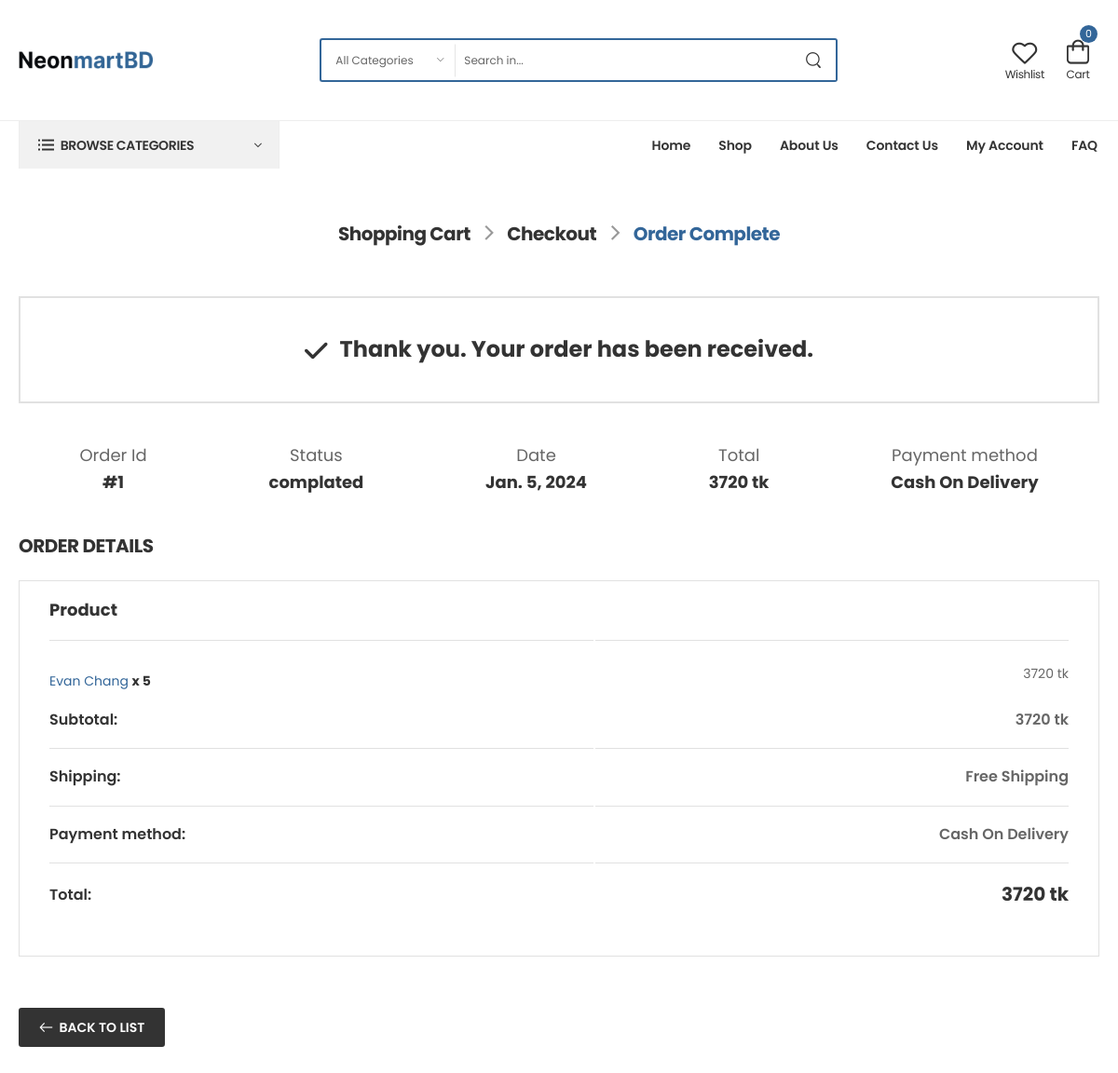
The page /order-page/1 (signed in) on the database its author committed.
### core/models.py (models this page shows, shortened)
class Order(models.Model):
    customer = models.ForeignKey(Customer, on_delete=models.CASCADE)
    user = models.ForeignKey(User, on_delete=models.CASCADE)
    date = models.DateField( auto_now=False, auto_now_add=True)
    status = models.CharField(max_length=100,default="panding")
    pymentSystem = models.CharField(max_length=100,default="Cash On Delivery")
    total_order = models.PositiveIntegerField(blank=True, null=True)
    ordernote = models.TextField()

class OrderItems(models.Model):
    order = models.ForeignKey(Order, on_delete=models.CASCADE)
    product = models.ForeignKey(Products, on_delete=models.CASCADE)
    quantity = models.PositiveIntegerField()
    user = models.ForeignKey(User, on_delete=models.CASCADE)
    def order_subtotal(self):
        return self.quantity * self.product.price

class Products(models.Model):
    name = models.CharField(max_length=500)
    category = models.ForeignKey(Category, on_delete=models.CASCADE)
    sku = models.CharField(max_length=200)
    price = models.PositiveIntegerField()
    review = models.PositiveIntegerField(null=True,blank=True,default=0)
    sort_description = RichTextField()
    slug = AutoSlugField(populate_from="name", null=True, unique=True)
    description = RichTextField()
    image = models.ImageField(upload_to="Product Image")

### core/views.py (the view)
# urls.py: path('order-page/<int:pk>',orderpage,name="orderpage"),
def orderpage(request,pk):
    if request.user.is_authenticated:
        cart = Cart.objects.filter(user=request.user)
        order = Order.objects.get(user=request.user,id=pk)
        orderitems = OrderItems.objects.filter(user=request.user,order=order)
        return render(request,"core/order.html",locals())
    else:
        return redirect("login")

### core/templates/core/order.html (shortened to what this page needs)
{% extends "base/base.html" %}
{% load static %}
{% block body %}
<link rel="stylesheet" type="text/css" href="{% static 'assets/css/style.min.css' %}" />
<main class="main order">
    <nav class="breadcrumb-nav">
      <div class="container">
        <ul class="breadcrumb shop-breadcrumb bb-no">
          <li class="passed"><a href="#">Shopping Cart</a></li>
          <li class="passed"><a href="#">Checkout</a></li>
          <li class="active"><a href="#">Order Complete</a></li>
        </ul>
      </div>
    </nav>
    <div class="page-content mb-10 pb-2">
      <div class="container">
        <div class="order-success text-center font-weight-bolder text-dark">
          <i class="fas fa-check"></i>
          Thank you. Your order has been received.
        </div>
        <ul class="order-view list-style-none">
          <li>
            <label>Order Id</label>
            <strong>#{{order.id}}</strong>
          </li>
          <li>
            <label>Status</label>
            <strong>{{order.status}}</strong>
          </li>
          <li>
            <label>Date</label>
            <strong> {{order.date}}</strong>
          </li>
          <li>
            <label>Total</label>
            <strong>{{order.total_order}} tk </strong>
          </li>
          <li>
            <label>Payment method</label>
            <strong> {{order.pymentSystem}}</strong>
          </li>
        </ul>
        <div class="order-details-wrapper mb-5">
          <h4 class="title text-uppercase ls-25 mb-5">Order Details</h4>
          <table class="order-table">
            <thead>
              <tr>
                <th class="text-dark">Product</th>
                <th></th>
              </tr>
            </thead>
            <tbody>
                {% for orderitem in orderitems %}
                <tr>
                    <td>
                        <a href="{% url 'product_details' orderitem.product.slug %}">{{orderitem.product.name}}</a>&nbsp;<strong>x {{orderitem.quantity}}</strong>
                    </td>
                    <td>{{orderitem.order_subtotal}} tk</td>
                </tr>
                {% endfor %}
            </tbody>
            <tfoot>
              <tr>
                <th>Subtotal:</th>
                <td>{{order.total_order}} tk</td>
              </tr>
              <tr>
                <th>Shipping:</th>
                <td>Free Shipping</td>
              </tr>
              <tr>
                <th>Payment method:</th>
                <td>{{order.pymentSystem}}</td>
              </tr>
              <tr class="total">
                <th class="border-no">Total:</th>
                <td class="border-no">{{order.total_order}} tk</td>
              </tr>
            </tfoot>
          </table>
        </div>
        <a
          href="{% url 'my_account' %}"
          class="btn btn-dark btn-rounded btn-icon-left btn-back mt-6"
          >Back To List</a
        >
      </div>
    </div>
  </main>
{% endblock body %}

### rows shown on the page
Order: id "1", status "complated", date "Jan. 5, 2024", total_order "3720", pymentSystem "Cash On Delivery"
OrderItems: product.name "Evan Chang", quantity "5", order_subtotal "3720"

### other values the page prints
{{ cart|length }} "0"
